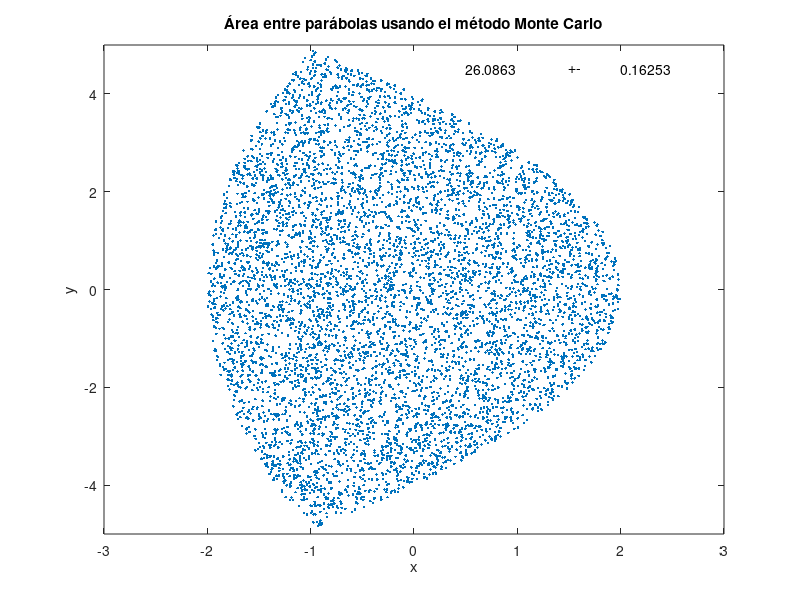

Here is the MATLAB script that generated this plot:
clear; clf; hold off

m = 10000;
veces = 50;

%ay = -5; by = 5;
%ax = -3; bx = 3;

ay=-sqrt(24) ;by=sqrt(24);
ax=-2;bx=2;

sa = 0;
saa = 0;

for k = 1:veces
    n = 0;
    for i = 1:m
        r = rand;
        x = ax + (bx - ax) * r;
        r = rand;
        y = ay + (by - ay) * r;

        x1 = (16 - y^2) / 8;
        x2 = (y^2 - 48) / 24;

        if (x >= x2 && x <= x1)
            n = n + 1;
            px(n) = x;
            py(n) = y;
        end
    end

    area = n * (by - ay) * (bx - ax) / m;
    sa = sa + area;
    saa = saa + area^2;
end

prom = sa / veces;
desv = sqrt(veces * saa - sa^2) / veces;
promedio = num2str(prom);
desviacion = num2str(desv);

plot(px, py, '.')
title('Área entre parábolas usando el método Monte Carlo')
xlabel('x'); ylabel('y');
axis([-3, 3, -5, 5])
text(0.5, 4.5, promedio)
text(1.5, 4.5, '+-')
text(2, 4.5, desviacion)
